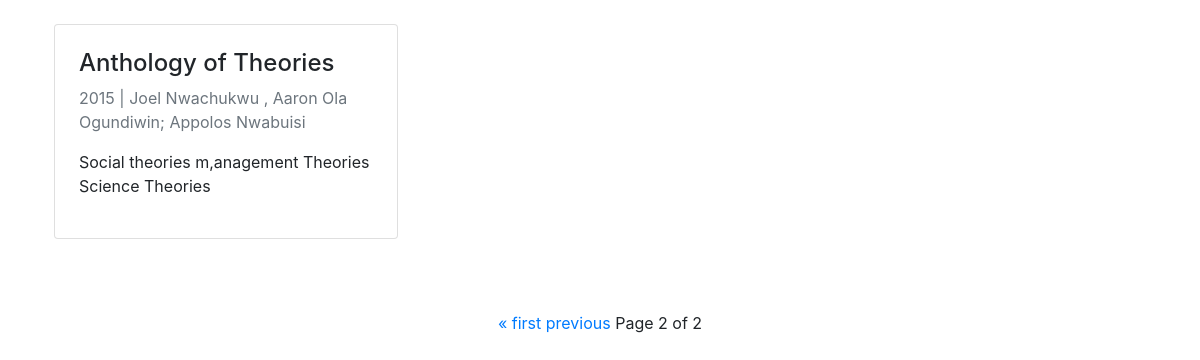
Screenshot of /?page=2 with the database file from the repository.
### main/models.py (models this page shows, shortened)
class Book(models.Model):
	book_title = models.CharField(max_length=150)
	publication_year = models.IntegerField()
	author = models.CharField(max_length=100)
	plot = models.TextField()

### main/views.py (the view)
# urls.py: path("", views.homepage, name="homepage"),
def homepage(request):
	books = Book.objects.all() #queryset containing all books we just created
	paginator = Paginator(books, 6)
	page_number = request.GET.get('page')
	page_obj = paginator.get_page(page_number)
	return render(request=request, template_name="main/home.html", context={'books':page_obj})

### main/templates/main/home.html (shortened to what this page needs)
{% extends 'main/header.html' %}
{% block content %}
   <div class="container p-4">
    <div class="row">
        {% for b in books %}
        <div class="col-lg-4 col-md-6 col-sm-12 pb-4">
          <div class="card h-100 p-4">
            <h4>{{b.book_title}}</h4>
            <p class="text-muted">{{b.publication_year}} | {{b.author}}</p>
            <p>{{b.plot}}</p>
          </div>
        </div>
        {% endfor %}
    </div>
   </div>
      <div class="container p-4">
        <div class="pagination justify-content-center">
            <span class="step-links">
              {% if books.has_previous %}
                  <a href="?page=1">&laquo; first</a>
                  <a href="?page={{ books.previous_page_number }}">previous</a>
              {% endif %}
                <span class="current">
                    Page {{ books.number }} of {{ books.paginator.num_pages }}
                </span>
            </span>
          </div>
        </div>
  {% endblock %}

### rows the page displays
Book: book_title "Anthology of Theories", publication_year "2015", author "Joel Nwachukwu , Aaron Ola Ogundiwin; Appolos Nwabuisi", plot "Social theories m,anagement Theories Science Theories"

### other values shown
{{ books.number }} "2"
{{ books.paginator.num_pages }} "2"
